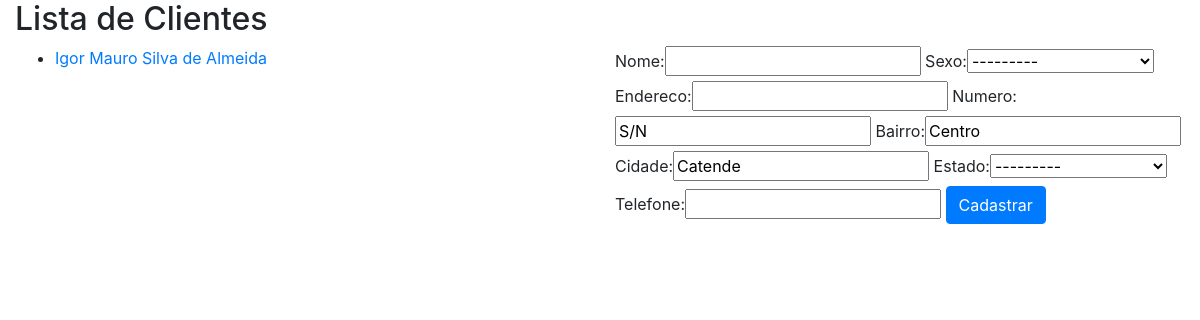
Before: /clientes with the older database file.
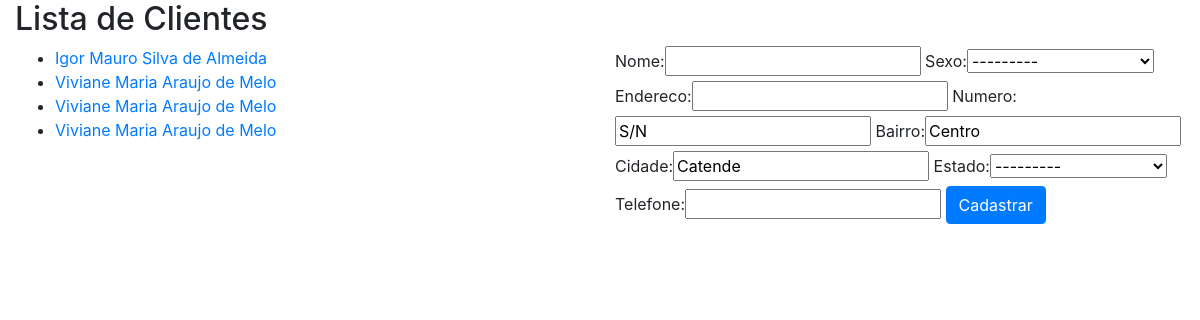
After: the same page with the newer database file.
### core/models.py (models this page shows, shortened)
class Pessoa(models.Model):
    SEXO_CHOICES = (
        ("F", "Feminino"),
        ("M", "Masculino"),
        ("N", "Nenhuma das opções")
    )
    ESTADOS_FEDERADOS = (
    ('AC', 'Acre'),
    ('AL', 'Alagoas'),
    ('AP', 'Amapá'),
    ('AM', 'Amazonas'),
    ('BA', 'Bahia'),
    ('CE', 'Ceará'),
    ('DF', 'Distrito Federal'),
    ('ES', 'Espírito Santo'),
    ('GO', 'Goiás'),
    ('MA', 'Maranhão'),
    ('MT', 'Mato Grosso'),
    ('MS', 'Mato Grosso do Sul'),
    ('MG', 'Minas Gerais'),
    ('PA', 'Pará'),
    ('PB', 'Paraíba'),
    ('PR', 'Paraná'),
    ('PE', 'Pernambuco'),
    ('PI', 'Piauí'),
    ('RJ', 'Rio de Janeiro'),
    ('RN', 'Rio Grande do Norte'),
    ('RS', 'Rio Grande do Sul'),
    ('RO', 'Rondônia'),
    ('RR', 'Roraima'),
    ('SC', 'Santa Catarina'),
    ('SP', 'São Paulo'),
    ('SE', 'Sergipe'),
    ('TO', 'Tocantins'))
    nome = models.CharField(max_length=100)
    sexo = models.CharField(max_length=1,choices=SEXO_CHOICES)
    endereco = models.CharField(max_length=200)
    numero = models.CharField(max_length=10,default='S/N')
    bairro = models.CharField(max_length=100, default='Centro')
    cidade = models.CharField(max_length=50, default='Catende')
    estado = models.CharField(max_length=2, choices=ESTADOS_FEDERADOS)
    telefone = models.CharField(max_length=20)

### core/views.py (the view)
# urls.py: path('clientes', lista_pessoas, name="lista_pessoas"),
def lista_pessoas(request):
    pessoas = Pessoa.objects.all()
    form = PessoaForm()
    data = {'pessoas': pessoas, 'form': form}
    return render(request, "core/clientes.html", data)

### core/forms.py
class PessoaForm(ModelForm):
    class Meta:
        model = Pessoa
        fields = '__all__'

### core/templates/core/clientes.html (shortened to what this page needs)
{% extends 'base.html' %}
{% load bootstrap %}
{% block main %}
<div class="row">
    <div class="col-12">
         <h2>Lista de Clientes</h2>
    </div>
</div>
<div class="row">
    <div class="col-6">
        <ul>
            {% for pessoa in pessoas %}
                <li><a href="{% url 'pessoa_update' pessoa.id %}">{{pessoa.nome}}</a></li>
            {%endfor%}
        </ul>
    </div>
    <div class="col-6">
        <form action="{% url 'pessoa_novo'%}" method="POST">
            {{form | bootstrap}}
            <button class="btn btn-primary"type="submit">Cadastrar</button>
        </form>
    </div>
</div>
{% endblock main %}

### templates/base.html (shortened to what this page needs)
{% load static %}
<!DOCTYPE html>
<html lang="en">
<head>
    <link rel="stylesheet" href="{% static 'bootstrap/css/bootstrap.css' %}">
</head>
<body>
    <div class= "container-fluid">
        {% block main %}
        {% endblock %}
    </div>
</body>
</html>

Changed rows visible on the page:
added Pessoa: nome "Viviane Maria Araujo de Melo"
added Pessoa: nome "Viviane Maria Araujo de Melo"
added Pessoa: nome "Viviane Maria Araujo de Melo"
